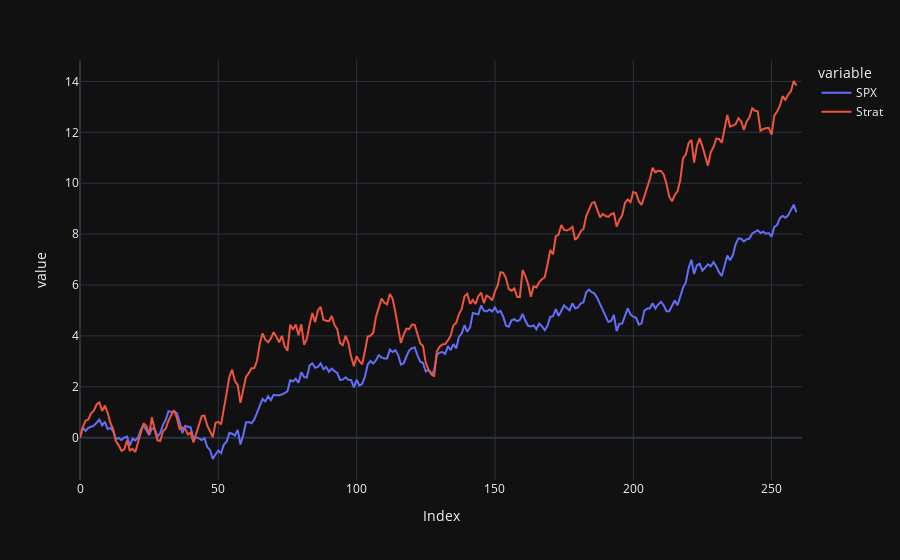

Here is the notebook cell this chart was saved with:
### Code cell
AnnualizedDf=final[["Date","SPX","Money"]]
AnnualizedDf['Date'] = pd.to_datetime(AnnualizedDf['Date'])
AnnualizedDf['Year'] = AnnualizedDf['Date'].dt.year



YearList=AnnualizedDf["Year"].unique()
SPXAnnualized=pd.DataFrame(columns=YearList)
StratAnnualized=pd.DataFrame(columns=YearList)



for year in YearList:
  compteurPerYear=0
  for i in AnnualizedDf.index:
    if AnnualizedDf.loc[i,"Year"]==year:
      if compteurPerYear==0:
        SPXAnnualized.loc[compteurPerYear,year]=AnnualizedDf.loc[i,"SPX"]
        StratAnnualized.loc[compteurPerYear,year]=AnnualizedDf.loc[i,"Money"]
      else :
        SPXAnnualized.loc[compteurPerYear,year]=AnnualizedDf.loc[i,"SPX"]/SPXAnnualized.loc[0,year]*100-100
        StratAnnualized.loc[compteurPerYear,year]=AnnualizedDf.loc[i,"Money"]/StratAnnualized.loc[0,year]*100-100
      compteurPerYear+=1

for year in YearList:
  SPXAnnualized.loc[0,year]=SPXAnnualized.loc[0,year]/SPXAnnualized.loc[0,year]*100-100
  StratAnnualized.loc[0,year]=StratAnnualized.loc[0,year]/StratAnnualized.loc[0,year]*100-100



SPXAvg=[]
StratAvg=[]
for i in SPXAnnualized.index:
  sumSPX=0
  sumStrat=0
  for year in SPXAnnualized.columns:
    sumSPX+=SPXAnnualized.loc[i,year]
    sumStrat+=StratAnnualized.loc[i,year]
  SPXAvg.append(sumSPX/len(YearList))
  StratAvg.append(sumStrat/len(YearList))

SPXAnnualized=SPXAnnualized.drop(columns=[2024,2002]) #too much nan
StratAnnualized=StratAnnualized.drop(columns=[2024,2002])

SPXAvg=[]
StratAVG=[]

for i in SPXAnnualized.index:
  sumSPX=0
  sumStrat=0
  for year in SPXAnnualized.columns:
    sumSPX+=SPXAnnualized.loc[i,year]
    sumStrat+=StratAnnualized.loc[i,year]
  SPXAvg.append(sumSPX/len(YearList))
  StratAVG.append(sumStrat/len(YearList))

dff = pd.DataFrame({"Index": (range(len(SPXAvg))),"SPX": SPXAvg,"Strat": StratAVG})


fig = px.line(dff, x="Index", y=["SPX","Strat"])
fig.show()

### Figure 1 — Plotly figure (JSON) as saved in the notebook; plotly's stock layout.template omitted (floating-point values rounded to 4 significant figures; data arrays with more than 128 entries replaced by an {"elided": "..."} marker saying what was removed)
{"data": [{"hovertemplate": "variable=SPX<br>Index=%{x}<br>value=%{y}<extra></extra>", "legendgroup": "SPX", "line": {"color": "#636efa", "dash": "solid"}, "marker": {"symbol": "circle"}, "mode": "lines", "name": "SPX", "orientation": "v", "showlegend": true, "x": {"elided": "262 int values"}, "xaxis": "x", "y": {"elided": "262 float values"}, "yaxis": "y", "type": "scatter"}, {"hovertemplate": "variable=Strat<br>Index=%{x}<br>value=%{y}<extra></extra>", "legendgroup": "Strat", "line": {"color": "#EF553B", "dash": "solid"}, "marker": {"symbol": "circle"}, "mode": "lines", "name": "Strat", "orientation": "v", "showlegend": true, "x": {"elided": "262 int values"}, "xaxis": "x", "y": {"elided": "262 float values"}, "yaxis": "y", "type": "scatter"}], "layout": {"xaxis": {"anchor": "y", "domain": [0.0, 1.0], "title": {"text": "Index"}}, "yaxis": {"anchor": "x", "domain": [0.0, 1.0], "title": {"text": "value"}}, "legend": {"title": {"text": "variable"}, "tracegroupgap": 0}, "margin": {"t": 60}}}
